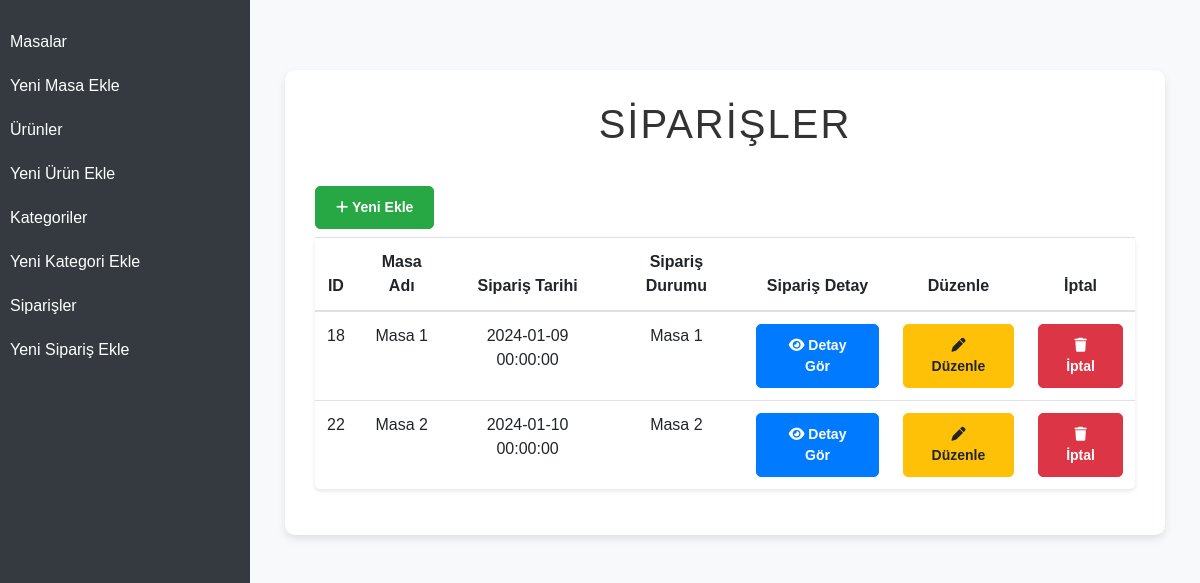
The page /pages/siparis-list.php on the database its author committed.
### tables this page shows
CREATE TABLE `siparisler` (
  `siparis_id` int(11) NOT NULL,
  `masa_id` int(11) DEFAULT NULL,
  `siparis_tarihi` datetime DEFAULT NULL,
  `siparis_durum` varchar(50) DEFAULT NULL
);

CREATE TABLE `masalar` (
  `masa_id` int(11) NOT NULL,
  `masa_adi` varchar(50) DEFAULT NULL
);

### classes/db.class.php (called while the page is built)
<?php
class Db
{
    private $host = "localhost";
    private $username = "root";
    private $password = "";
    private $dbname = "restorant";
    protected function connect()
    {
        try
        {
            $dsn = "mysql:host=".$this->host.";dbname=".$this->dbname;
            $pdo = new PDO($dsn,$this->username,$this->password);
            $pdo->setAttribute(PDO::ATTR_ERRMODE, PDO::ERRMODE_EXCEPTION);
            $pdo->setAttribute(PDO::ATTR_DEFAULT_FETCH_MODE, PDO::FETCH_OBJ);
            return $pdo;
        }
        catch(PDOException $e)
        {
            echo "Bağlantı Hatası: ".$e->getMessage();
        }
    }
}
?>

### classes/functions.class.php (called while the page is built, shortened)
<?php
class Siparis extends Db
{
    public function siparisGetir()
    {
        $query = "SELECT * FROM siparisler
        INNER JOIN masalar on
        siparisler.masa_id = masalar.masa_id";
        $stmt = $this->connect()->prepare($query);
        $stmt->execute();
        return $stmt->fetchAll();
    }
}
?>

### pages/siparis-list.php (the view, shortened to what this page needs)
<?php
require_once('../classes/db.class.php');
include "../classes/functions.class.php";
$Siparis = new Siparis();
$siparisGetir = $Siparis->siparisGetir();
        ?>
<!DOCTYPE html>
<html lang="tr">
<head>
    <link href="https://stackpath.bootstrapcdn.com/bootstrap/4.5.2/css/bootstrap.min.css" rel="stylesheet">
    <link rel="stylesheet" href="https://cdnjs.cloudflare.com/ajax/libs/font-awesome/6.5.1/css/all.min.css"/>
    <link href="../style/style.css" rel="stylesheet">
</head>
<body>
    <div class="container-fluid">
        <?php include '../inc/_sidebar.php'; ?>
        <div class="content">
            <div class="container">
                <h1>Siparişler</h1>
				<a class="btn btn-success btn-sm mb-2 mt-2" href="siparis-ekle.php"><i class="fa fa-plus"></i> Yeni Ekle</a>
                <table class="table text-center">
                    <thead>
                        <tr>
                            <th>ID</th>
                            <th>Masa Adı</th>
                            <th>Sipariş Tarihi</th>
                            <th>Sipariş Durumu</th>
                            <th>Sipariş Detay</th>
                            <th>Düzenle</th>
                            <th>İptal</th>
                        </tr>
                    </thead>
                    <?php
                    if($siparisGetir)
                    {
                        ?>
                        <tbody>
                            <?php
                            foreach($siparisGetir as $siparis)
                            {
                                ?>
                                    <tr>
                                        <td><?php echo $siparis->siparis_id?></td>
                                        <td><?php echo $siparis->masa_adi?></td>
                                        <td><?php echo $siparis->siparis_tarihi?></td>
                                        <td><?php echo $siparis->siparis_durum?></td>
                                        <td><a class="btn btn-primary btn-sm" href="siparis-detaylar.php?siparis_detay_id=<?php echo $siparis->siparis_id?>&islem=detay"><i class="fa fa-eye"></i> Detay Gör</a></td>
                                        <td><a class="btn btn-warning btn-sm" href="siparis-duzenle.php?siparis_id=<?php echo $siparis->siparis_id?>"><i class="fa fa-pen"></i> Düzenle</a></td>
                                        <td><a class="btn btn-danger btn-sm" href="siparis-list.php?siparis_id=<?php echo $siparis->siparis_id?>&islem=Sil"><i class="fa fa-trash"></i> İptal</a></td>
                                    </tr>
                                <?php
                            }
                            ?>
                        </tbody>
                        <?php
                    }
                    ?>
                </table>
            </div>
        </div>
    </div>
</body>
</html>

### style/style.css (style rules this page uses)
body { height: 100%; margin: 0; background-color: #f8f9fa; font-family: 'Arial', sans-serif; padding-top: 50px; }
.container { background-color: #fff; padding: 30px; border-radius: 10px; box-shadow: 0 4px 8px rgba(0, 0, 0, 0.1); }
.table { background-color: #fff; border-radius: 5px; box-shadow: 0 2px 4px rgba(0, 0, 0, 0.1); }
.btn { padding: 10px 20px; border-radius: 5px; font-weight: bold; }
.btn-primary { background-color: #007bff; border-color: #007bff; color: #fff; }
.content { margin-left: 250px; padding: 20px; background-color: #f8f9fa; }
.container { width: 100%; margin: 0 auto; padding-top: 30px; }
h1 { text-align: center; margin-bottom: 30px; color: #333; text-transform: uppercase; letter-spacing: 2px; }

### rows shown on the page
siparisler: siparis_id "18", masa.masa_adi "Masa 1", siparis_tarihi "2024-01-09 00:00:00", siparis_durum "Masa 1"
siparisler: siparis_id "22", masa.masa_adi "Masa 2", siparis_tarihi "2024-01-10 00:00:00", siparis_durum "Masa 2"
